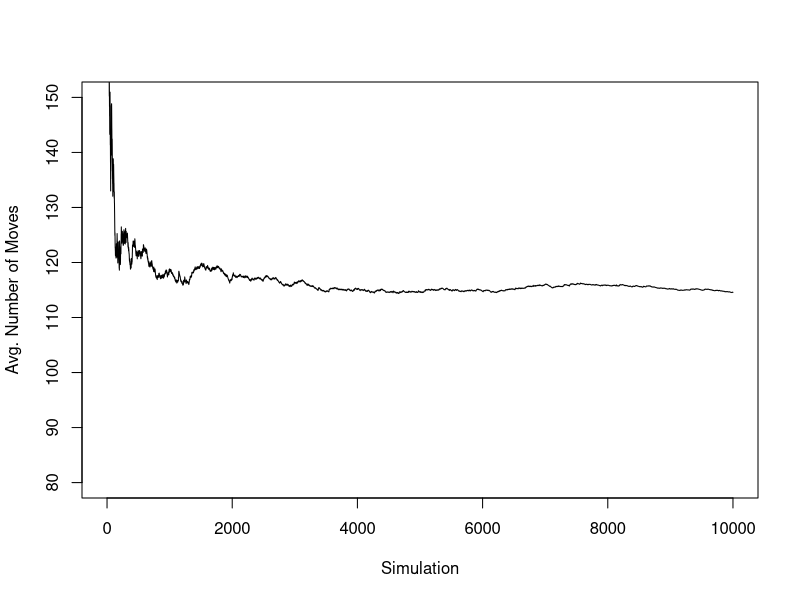

This figure's R source:

INIT_POS <- matrix(c(1, 0), nrow=2)
MOVES <- matrix(c(-1, +2, +1, +2, -2, +1, +2, +1, 
		  -1, -2, +1, -2, -2, -1, +2, -1), 
		nrow=8, ncol=2, byrow=TRUE)
COUNTER <- 0
BOARD_DIM <- c(8,8)
NUM_TRIALS <- 10000


make_move <- function(pos) {
    # Takes current position and makes a random valid move
    #
    # Args:
    #  pos: (matrix) the current position
    #
    # Returns:
    #  (matrix) the new poisition
    #
    possible_moves <- apply(MOVES, 1, function(x) (x + pos))

    # validate the moves to ensure they are a legal move
    valid_moves <- possible_moves[ ,
	    (possible_moves[1,] > -1 & possible_moves[1,] < BOARD_DIM[1]) &
	    (possible_moves[2,] > -1 & possible_moves[2,] < BOARD_DIM[2])]

    # select a single validated move
    random_move <- sample(1:ncol(valid_moves), 1)

    # set the current position to the randomly selected move

    return(valid_moves[ , random_move, drop=FALSE])
}

num.moves <- c()
avg.moves <- c()

set.seed(42)

for(i in 1:NUM_TRIALS) {
    current_pos <- make_move(INIT_POS)
    COUNTER <- COUNTER + 1
    while(! (current_pos[1,1] == INIT_POS[1,1] && 
	    current_pos[2,1] == INIT_POS[2,1])) 
    { 
	current_pos <- make_move(current_pos)
	COUNTER <- COUNTER + 1
    }
    num.moves <- append(num.moves, COUNTER)
    avg.moves <- append(avg.moves, sum(num.moves)/i)
    COUNTER <- 0
}

mean(num.moves)
jpeg("knight.jpg", height=480, width=500)
plot(avg.moves, ylim=c(80, 150), xlim=c(0, NUM_TRIALS), t="l", xlab="Simulation", ylab="Avg. Number of Moves")
dev.off()

